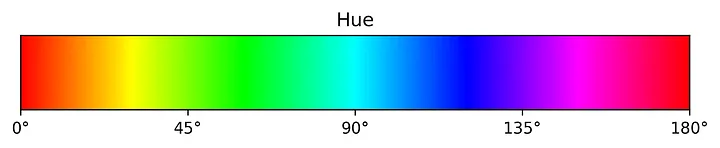
#> input picture src/HUESTRIP.png, 720 x 148 px, given in place of the camera
$ python contours.py
#> lines starting #> are read from the running program, lines starting #| are printed output that depends on the picture; after the words box and inside, x2 and y2 are one past the last pixel; in counts of white or black regions, pixels touching at a corner belong together
import cv2 as cv
import numpy as np

captura = cv.VideoCapture(0)

if not captura.isOpened():
    print("Operação mal-sucedida ou fim do vídeo")
    exit()
while True:
    ret, frame = captura.read()
#> frame is the input picture: shape (148, 720, 3); mean B, G, R 190.7, 190.6, 190.3
    cv.imshow("Webcam", frame)
    if not ret:
        break
    gray_frame = cv.cvtColor(frame, cv.COLOR_BGR2GRAY)
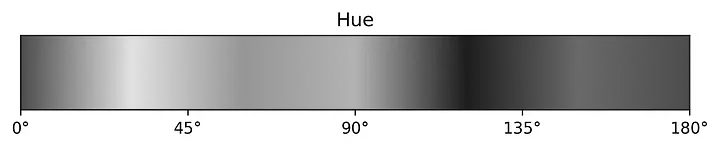
#> gray_frame: shape (148, 720); min 0, max 255, mean 190.5
    gray_frame_blurred = cv.GaussianBlur(gray_frame, [3,3], cv.BORDER_DEFAULT)
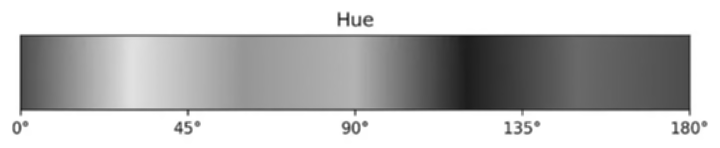
#> gray_frame_blurred: shape (148, 720); min 20, max 255, mean 190.5
    canny_blurred_gray = cv.Canny(gray_frame_blurred, 125, 185)
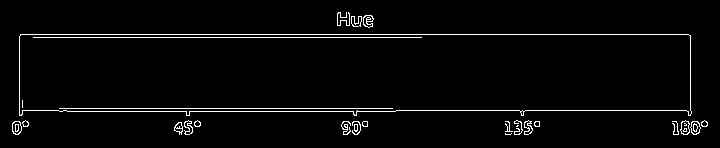
#> canny_blurred_gray: shape (148, 720); 3% white in thin lines or dots, all inside (x1, y1, x2, y2) = (12, 12, 708, 135)
    contours, hierarchies = cv.findContours(canny_blurred_gray, cv.RETR_LIST, cv.CHAIN_APPROX_NONE)
#> contours = 52 contours, 18 with area under 20; largest, box (x1, y1, x2, y2) and area: (19, 34, 692, 116) 51396, (19, 34, 692, 116) 51374, (12, 121, 22, 135) 100, (690, 121, 701, 135) 100, (680, 120, 690, 135) 98
    blank_slate = np.zeros(frame.shape[:2], dtype='uint8')
    cv.drawContours(blank_slate, contours, -1, (255,255,255), 2)
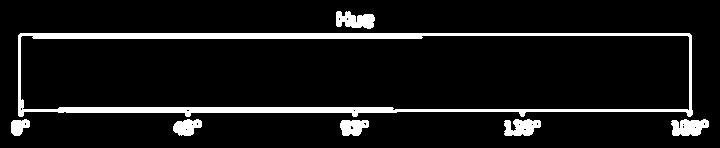
#> blank_slate: shape (148, 720); 8.6% white; 7 white regions, largest, box (x1, y1, x2, y2) and area: (18, 33, 693, 117) 6800, (671, 119, 709, 136) 498, (336, 11, 375, 29) 496
    cv.imshow('Contours Drawn', blank_slate)
    '''cv.imshow("Gray Frame", frame_gray)
    cv.imshow("Gray Frame Blurred(Gaussian)", gray_frame_blurred)
    canny = cv.Canny(frame, 125, 175)
    cv.imshow("Canny Edges", canny)
    canny_gray = cv.Canny(frame_gray, 125, 175)
    cv.imshow("Canny Edges Gray Frame", canny_gray)
    cv.imshow("Canny Edges Blurred Gray Frame", canny_blurred_gray)'''
    '''    ret, thresh = cv.threshold(frame_gray, 125, 255, cv.THRESH_BINARY)
    cv.imshow('Threshholded', thresh)'''
    if cv.waitKey(1) & 0xFF == ord('q'):
#> (key q is pressed here)
        print('Saindo do loop de captura')
        break
captura.release()
cv.destroyAllWindows()
